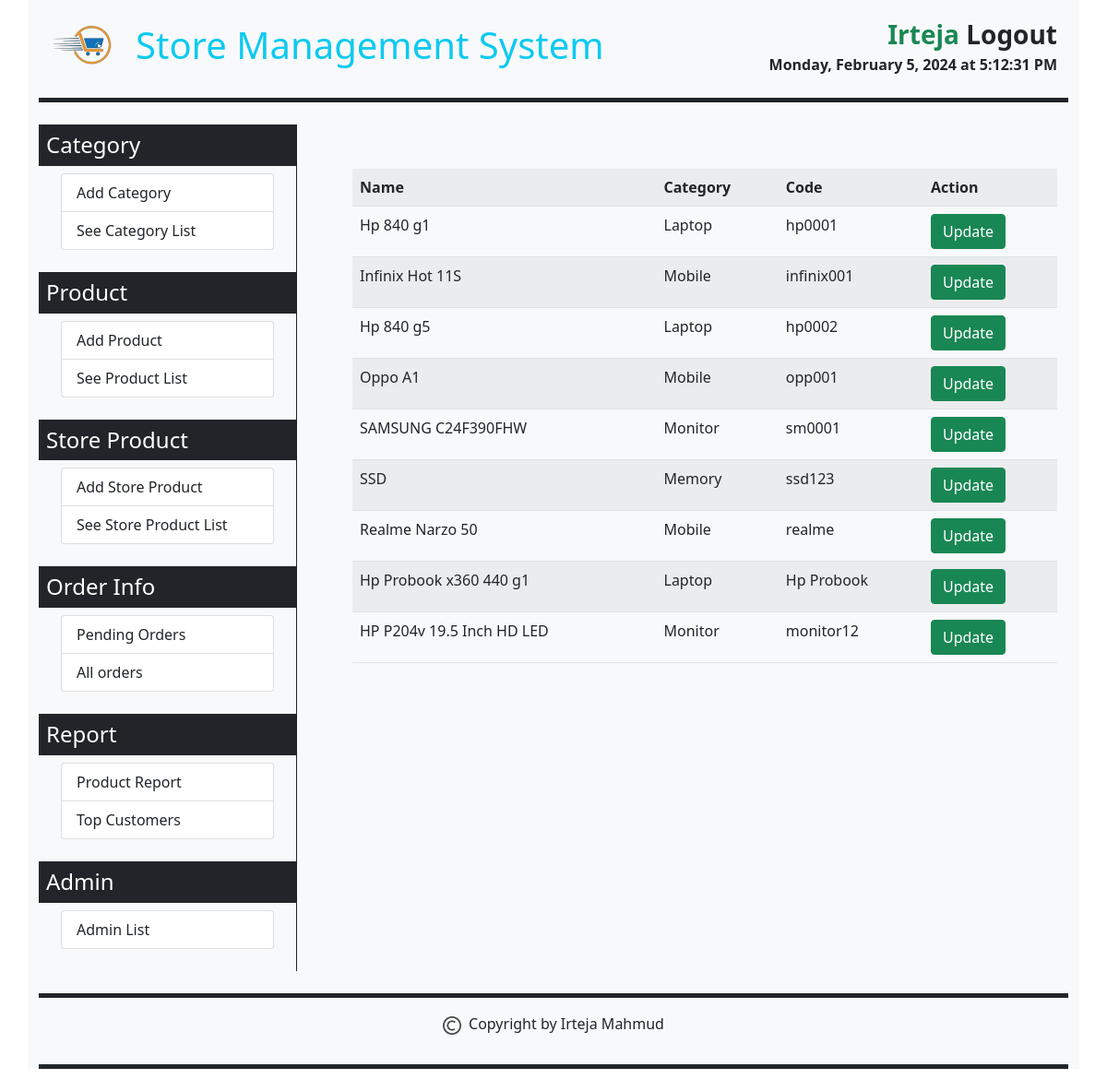
Page /product_list.php (signed in) on the committed database.
### tables this page shows
CREATE TABLE `product` (
  `product_id` int(11) NOT NULL,
  `product_name` varchar(30) NOT NULL,
  `product_category` int(3) NOT NULL,
  `product_code` varchar(10) NOT NULL,
  `product_entrydate` varchar(10) NOT NULL
);

### product_list.php (the view, shortened to what this page needs)
<?php
    require('connector.php');
    $sql2 = "SELECT * FROM category";
    $query2 = $conn->query($sql2);
    $data_list = array();
    while ($data2 = mysqli_fetch_array($query2)) {
        $category_id = $data2['category_id'];
        $category_name = $data2['category_name'];
        $data_list[$category_id] = $category_name;
    }
    $user_first_name = $_SESSION['user_first_name'];
    $user_last_name = $_SESSION['user_last_name'];
    if(!empty($user_first_name) && !empty($user_last_name)){
?>
<!DOCTYPE html>
<html>
<head>
    <link href="https://cdn.jsdelivr.net/npm/bootstrap@5.0.2/dist/css/bootstrap.min.css" rel="stylesheet">
</head>
<body>
        <div class="container bg-light">
            <div class="container-fluid border-bottom border-dark border-5 mb-4 py-3">
                <?php include('fixed_part/topbar.php'); ?>
            </div>
            <div class="container-fluid">
                <div class="row">
                    <div class="col-sm-3 bg-light p-0 m-0">
                        <?php include('fixed_part/left_part.php'); ?>
                    </div>
                    <div class="col-sm-9 border-start border-dark">
                        <div class="container p-4 m-4 ">
                            <?php
                            $sql = "SELECT * FROM product";
                            $query = $conn->query($sql);
                            echo "<table class='table table-striped table-hover'><tr><th>Name</th><th>Category</th><th>Code</th><th>Action</th></tr>";
                            while ($data = mysqli_fetch_array($query)) {
                                $product_id = $data['product_id'];
                                $product_name = $data['product_name'];
                                $product_category = $data['product_category'];
                                $product_code = $data['product_code'];
                                echo "<tr>
                                                <td>$product_name</td>
                                                <td>$data_list[$product_category]</td>
                                                <td>$product_code</td>
                                                <td><a href='product_update.php?id=$product_id' class='btn btn-success'>Update</a></td>
                                            </tr>";
                            }
                            echo "</table>"
                        ?>
                        </div>
                    </div>
                </div>
            </div>
            <div class="container-fluid border-bottom border-top border-dark border-5 mt-4 mb-4 py-3">
                <?php include('fixed_part/footer.php'); ?>
            </div>
        </div>
</body>
</html>
<?php
    }
    else{
        header('location:login.php');
    }
?>

### rows in the picture
product: product_name "Hp 840 g1", product_category "Laptop", product_code "hp0001"
product: product_name "Infinix Hot 11S", product_category "Mobile", product_code "infinix001"
product: product_name "Hp 840 g5", product_category "Laptop", product_code "hp0002"
product: product_name "Oppo A1", product_category "Mobile", product_code "opp001"
product: product_name "SAMSUNG C24F390FHW", product_category "Monitor", product_code "sm0001"
product: product_name "SSD", product_category "Memory", product_code "ssd123"
product: product_name "Realme Narzo 50", product_category "Mobile", product_code "realme"
product: product_name "Hp Probook x360 440 g1", product_category "Laptop", product_code "Hp Probook"
product: product_name "HP P204v 19.5 Inch HD LED", product_category "Monitor", product_code "monitor12"

### other values in the picture
$user_first_name "Irteja"
